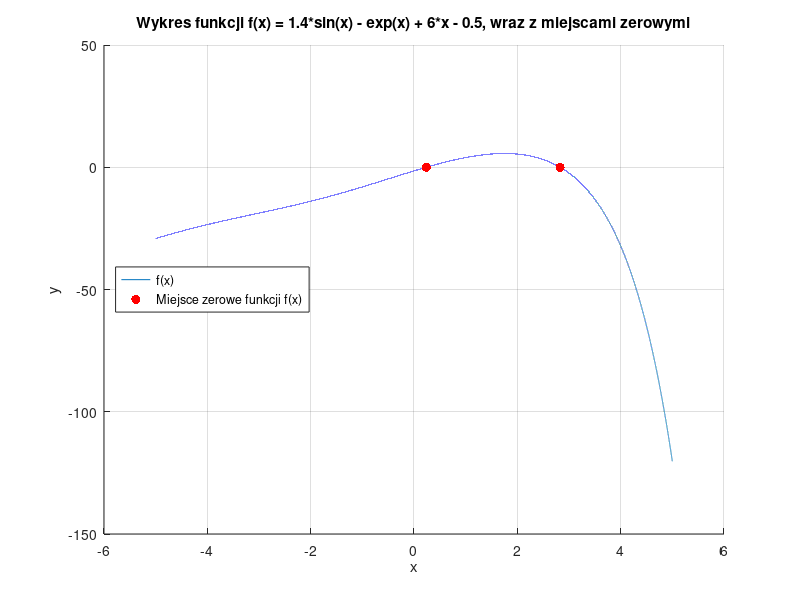

Source code (MATLAB):
% Zadanie 1.
% Sporzadzenie wykresu funkcji f(x) = 1.4*sin(x) - exp(x) + 6*x - 0.5
% dla x nalezacego do przedzialu [-5,5], 
% wraz z przyblizonymi wartosciami miejsc zerowych


clear;
clc;


% Uchwyt do funkcji f(x)
f = @(x) ( 1.4*sin(x) - exp(x) + 6*x - 0.5 );


x = [-5:0.0001:5]; % argumenty
y = f(x); % wartosci funkcji
roots = [0.2397 2.8270]; % miejsca zerowe funkcji f
values = f(roots); % wartosci funkcji f dla jej miejsc zerowych


% Wykres funkcji f oraz jej miejsca zerowe
figure(1);
hold on;

plot(x,y); % wygenerowanie wykresu
plot(roots,values, '.r', 'MarkerSize', 20); % wyroznienie pierwiastkow na wykresie
grid on;

title('Wykres funkcji f(x) = 1.4*sin(x) - exp(x) + 6*x - 0.5, wraz z miejscami zerowymi');
xlabel('x');
ylabel('y');
legend('f(x)', 'Miejsce zerowe funkcji f(x)', 'Location', 'West');

hold off;